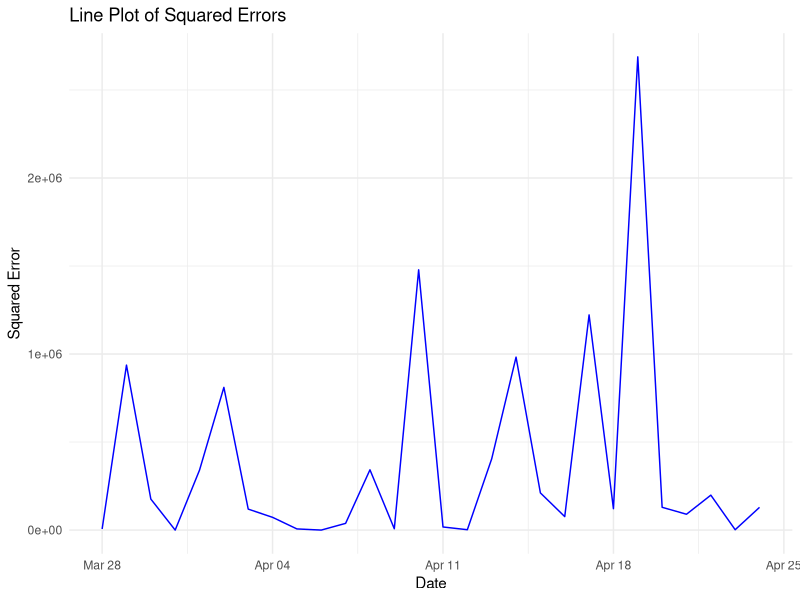

The R source for this figure:
library(readr)
library(dplyr)
library(tidyverse)
library(ggplot2)



df_summary <- read.csv("df_summary.csv")

df_TX = df_summary %>% filter(state_id == 'TX')

df_TX <- df_TX %>%
  mutate(Monday = ifelse(weekday == "Monday", 1, 0),
         Tuesday = ifelse(weekday == "Tuesday", 1, 0),
         Wednesday = ifelse(weekday == "Wednesday", 1, 0),
         Thursday = ifelse(weekday == "Thursday", 1, 0),
         Friday = ifelse(weekday == "Friday", 1, 0),
         Saturday = ifelse(weekday == "Saturday", 1, 0),
         Sunday = ifelse(weekday == "Sunday", 1, 0))

df_TX <- df_TX %>%
  mutate(event = ifelse(event_name_1 == "None", 0, 1))

train_df = head(df_TX, 1913 - 28)
test_df = tail(df_TX, 28)

print(dim(train_df))
print(dim(test_df))



lm_model_tx <- lm(total_sales ~ mean_sell_price +
                    Monday + Tuesday + Wednesday + Thursday 
                  + Friday + Saturday + snap_TX, train_df)
summary(lm_model_tx)

features = c("date", "mean_sell_price", "Monday", "Tuesday", "Wednesday", 
             "Thursday", "Friday", "Saturday", "Sunday", "snap_TX")

actual_y = test_df$total_sales
test_values <- test_df %>% select(all_of(features))

predictions = as.numeric(predict(lm_model_tx, test_values))

mse = mean((actual_y - predictions)^2, na.rm=TRUE)
rmse = sqrt(mse)
print(rmse)

squared_errors = (actual_y - predictions)^2
errors = (actual_y - predictions)

plot_df = data.frame(date = as.Date(test_df$date), errors = squared_errors)

ggplot(plot_df, aes(x = date, y = errors)) +
  geom_line(color = "blue") +
  labs(title = "Line Plot of Squared Errors", x = "Date", y = "Squared Error") +
  theme_minimal()

